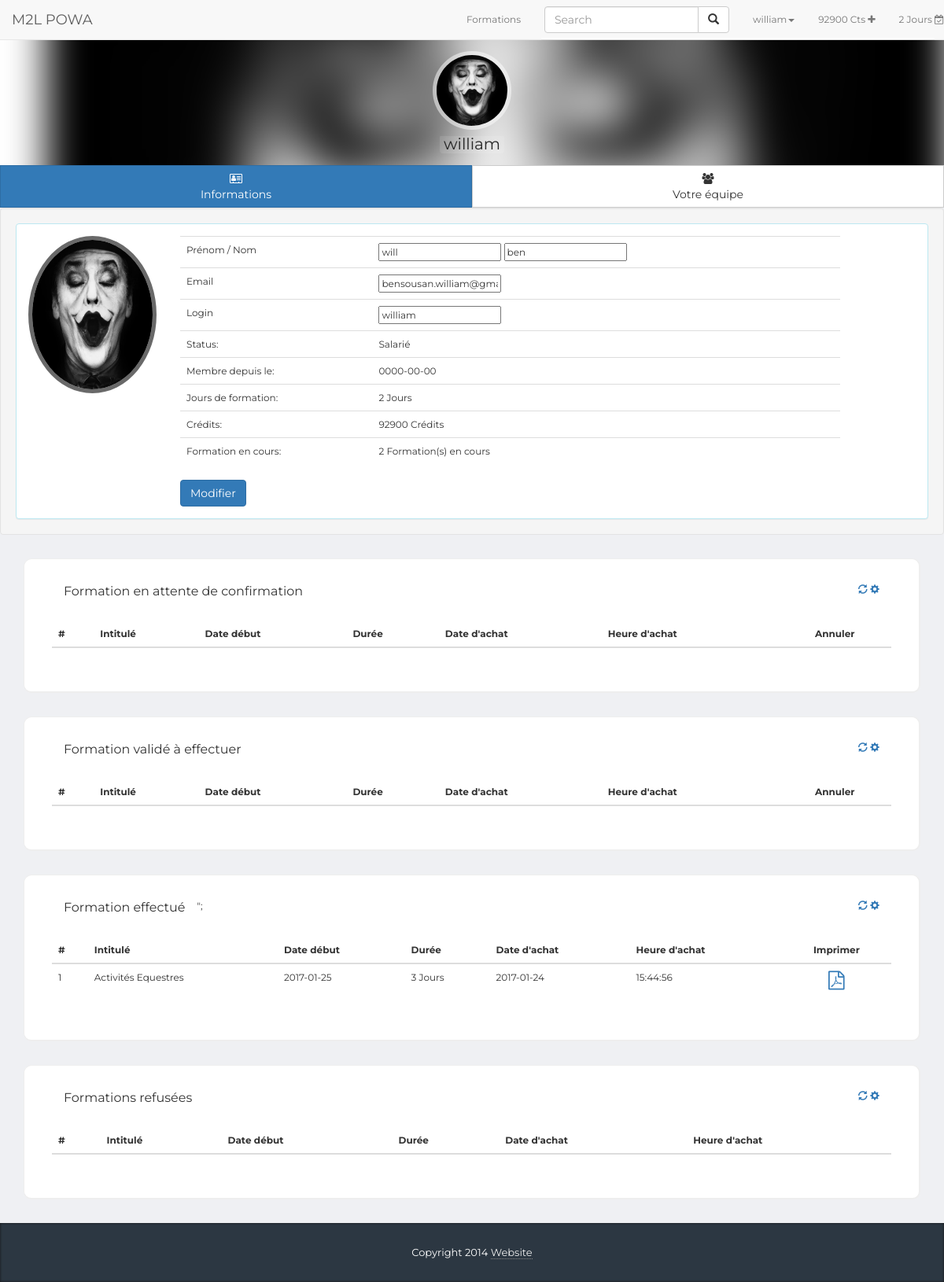
/profile (signed in), run on the app's committed database.
### tables this page shows
CREATE TABLE IF NOT EXISTS `salaries` (
  `id_s` int(32) NOT NULL AUTO_INCREMENT,
  `image` varchar(255) NOT NULL,
  `email` varchar(255) NOT NULL,
  `login` varchar(255) NOT NULL,
  `password` varchar(11) NOT NULL,
  `nom` varchar(255) NOT NULL,
  `prenom` varchar(255) NOT NULL,
  `jour` int(32) NOT NULL,
  `credits` int(32) NOT NULL,
  `inscription_d` date NOT NULL,
  `inscription_h` time NOT NULL,
  `chef` tinyint(1) NOT NULL,
  `admin` tinyint(1) NOT NULL,
  `equipe` int(11) NOT NULL,
  `enLigne` tinyint(4) NOT NULL,
  PRIMARY KEY (`id_s`)
);

CREATE TABLE IF NOT EXISTS `historique` (
  `id_h` int(11) NOT NULL AUTO_INCREMENT,
  `id_s` int(11) NOT NULL,
  `id_f` int(11) NOT NULL,
  `date_achat` date NOT NULL,
  `heure_achat` time NOT NULL,
  `etat` tinyint(2) NOT NULL,
  PRIMARY KEY (`id_h`)
);

CREATE TABLE IF NOT EXISTS `formations` (
  `id_f` int(32) NOT NULL AUTO_INCREMENT,
  `nom_f` varchar(255) NOT NULL,
  `id_p` int(11) NOT NULL,
  `description` varchar(255) NOT NULL,
  `image` varchar(255) NOT NULL,
  `nb_jour` int(32) NOT NULL,
  `prerequis` varchar(255) NOT NULL,
  `credits_f` int(32) NOT NULL,
  `date_debut` date NOT NULL,
  PRIMARY KEY (`id_f`)
);

### view/profile.php (the view, shortened to what the rows shown need)
<link rel="stylesheet" type="text/css" href="<?=BASE_URL?>/css/profile.css">
            <div>
                <div class="card hovercard">
                    <div class="useravatar">
                        <form action="#" method="post" enctype="multipart/form-data">
                            <div class="image-upload">
                                <a class="circle-avatar" href="#">
                                    <label for="sortpicture">
                                        <img src="<?=BASE_URL?>/images/avatar/<?= $myProfile['image']; ?>"/>
                                    </label>
                                </a>
                            </div>
                        </form>
                    </div>
                </div>
                <div class="well">
                    <div class="tab-content">
                        <div class="tab-pane fade in active" id="tab1">
                            <div class="panel panel-info">
                                <div class="panel-body">
                                    <div class="row">
                                        <div class="col-md-3 col-lg-2" align="center">
                                            <label for="sortpicture">
                                                <img style="height: 200px; width: 200px;" alt="User Pic" src="<?=BASE_URL?>/images/avatar/<?= $myProfile['image']; ?>" class="profile-avatar img-circle img-responsive">
                                            </label>
                                        </div>
                                    </div>
                                </div>
                            </div>
                        </div>
                    </div>
                </div>
            </div>
<div class="page-content">
    <div class="row">
        <div class="container">
        <div>
            <div class="row">
                <div class="col-md-12">
                    <div class="content-box-large">
                        <div class="panel-body">
                            <table class="table">
                                <thead>
                                <?php
                                if ($_SESSION['chef'] == 0) {
                                    ?>
                                    <tr>
                                        <th>#</th>
                                        <th>Intitulé</th>
                                        <th>Date début</th>
                                        <th>Durée</th>
                                        <th>Date d'achat</th>
                                        <th>Heure d'achat</th>
                                        <th class="text-center">Annuler</th>
                                    </tr>
                                    <?php
                                }
                                ?>
                                </thead>
                            </table>
                        </div>
                    </div>
                </div>
            </div>
        </div>
        <div>
            <div class="row">
                <div class="col-md-12">
                    <div class="content-box-large">
                        <div class="panel-body">
                            <table class="table">
                                <thead>
                                    <tr>
                                        <th>#</th>
                                        <th>Intitulé</th>
                                        <th>Date début</th>
                                        <th>Durée</th>
                                        <th>Date d'achat</th>
                                        <th>Heure d'achat</th>
                                        <th class='text-center'>Annuler</th>
                                    </tr>
                                </thead>
                            </table>
                        </div>
                    </div>
                </div>
            </div>
        </div>
        <div>
            <div class="row">
                <div class="col-md-12">
                    <div class="content-box-large">
                        <div class="panel-body">
                            <table class="table">
                                <thead>
                                    <tr>
                                        <th>#</th>
                                        <th>Intitulé</th>
                                        <th>Date début</th>
                                        <th>Durée</th>
                                        <th>Date d'achat</th>
                                        <th>Heure d'achat</th>
                                        <th class='text-center'>Imprimer</th>
                                    </tr>
                                </thead>
                                <tbody>
                                <?php
                                $compteur = 1;
                                    while ($result3 = $requete3->fetch()) {
                                        echo "<tr class='odd gradeX'>
                                        <td>" . $compteur . "</td>
                                        <td>" . $result3['nom_f'] . "</td>
                                        <td>" . $result3['date_debut'] . "</td>
                                        <td>" . $result3['nb_jour'] . " Jours</td>
                                        <td>" . $result3['date_achat'] . "</td>
                                        <td>" . $result3['heure_achat'] . "</td>
                                        <th class='text-center'><a href='#'><i class='fa fa-file-pdf-o fa-2x' aria-hidden='true'></i></a></th>
                                    </tr>";
                                    $compteur++;
                                    }
                                ?>
                                </tbody>
                            </table>
                        </div>
                    </div>
                </div>
            </div>
        </div>
            <?php
            if (!$_SESSION['chef'] && !$_SESSION['admin']) {
                ?>
                <div>
                    <div class="row">
                        <div class="col-md-12">
                            <div class="content-box-large">
                                <div class="panel-body">
                                    <table class="table">
                                        <thead>
                                        <tr>
                                            <th>#</th>
                                            <th>Intitulé</th>
                                            <th>Date début</th>
                                            <th>Durée</th>
                                            <th>Date d'achat</th>
                                            <th>Heure d'achat</th>
                                        </tr>
                                        </thead>
                                    </table>
                                </div>
                            </div>
                        </div>
                    </div>
                </div>
                <?php
            }
        ?>

### view/layout.php (shortened to what the rows shown need)
<!DOCTYPE html>
<html>
<head>
	<link href="<?=BASE_URL?>/css/bootstrap.min.css" rel="stylesheet">
	<link href="<?=BASE_URL?>/css/styles.css" rel="stylesheet">
	<link href="<?=BASE_URL?>/css/chat.css" rel="stylesheet">
	<link rel="stylesheet" href="<?=BASE_URL?>/css/font-awesome.min.css">
</head>
<body>
<?php
try
{
	$bdd = new PDO("mysql:host=localhost;dbname=m2l;charset=utf8","root","",
		array(
			PDO::MYSQL_ATTR_INIT_COMMAND => 'SET NAMES UTF8'
		));
}
catch (Exception $e)
{
	echo "Erreur de connection";
}
if (isset($_SESSION['connecte']) == true) {
	$requete = $bdd->query("SELECT * FROM salaries WHERE id_s=".$_SESSION['id_s']." ");
	$get_salaries = $requete->fetch();
	?>
	<nav class="navbar navbar-default navbar-fixed-top" role="navigation" target="_blank">
		<div class="collapse navbar-collapse" id="bs-example-navbar-collapse-1">
			<?php
			if (isset($_SESSION['connecte'])) {
				?>
				<ul class="nav navbar-nav navbar-right">
					<li>
						<a href="<?=BASE_URL?>/formations">Formations</a>
					</li>
					<li>
						<form class="navbar-form" role="search">
							<div class="input-group">
								<input type="text" class="form-control barre-chercher" id="barre" placeholder="Search" name="q">
									<ul class="form-group resultat-recherche panel" style="position: absolute; width: 500px; margin-top: 40px; margin-left: -200px">
									</ul>
								<div class="input-group-btn">
									<button class="btn btn-default" type="submit"><i class="glyphicon glyphicon-search"></i></button>
								</div>
							</div>
						</form>
					</li>
					<li class="dropdown">
						<a href="#" class="dropdown-toggle" data-toggle="dropdown"><?= $_SESSION['login']; ?><b
								class="caret"></b></a>
					</li>
					<li>
						<a href="#"><?= $get_salaries['credits']; ?><span> Cts </span><i class="fa fa-plus" aria-hidden="true"></i></a>
					</li>
					<li>
						<a href="#"><?= $get_salaries['jour']; ?><span> Jours </span><i class="fa fa-calendar-check-o" aria-hidden="true"></i>
						</a>
					</li>
				</ul>
			<?php } ?>
		</div>
	</nav>
	<?php
}
?>
	<div class="page-content min-height-content">
		<div class="row">
			<?php echo $content; ?>
		</div>
	</div>
</body>
</html>

### data on the page
salaries: credits "92900", jour "2", image (picture)
historique: formations.nom_f "Activités Equestres", formations.date_debut "2017-01-25", formations.nb_jour "3", date_achat "2017-01-24", heure_achat "15:44:56"

### other printed values
$_SESSION['login'] "william"
$_SESSION['date'] "0000-00-00"
$_SESSION['jour'] "2"
$_SESSION['credits'] "92900"
$formationsEnCours['count(id_f)'] "2"
